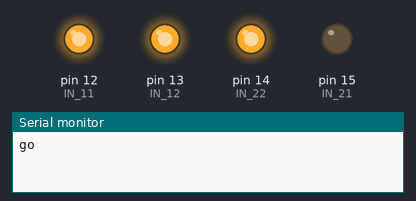
A sketch run on a simulated Arduino Uno, built with avr-gcc and run on an emulated ATmega328P. Shown: output pins drawn as LEDs (lit = HIGH), the last lines printed to the serial monitor.

Above: at 1.0 s.
At 3.0 s:
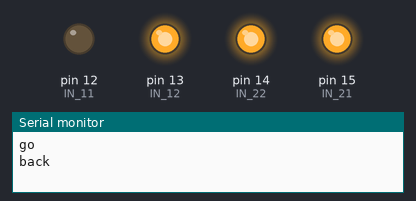
At 5.0 s:
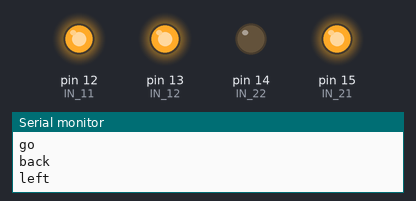
At 7.0 s:
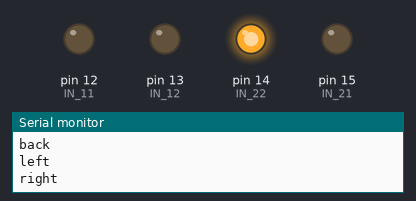
Timing chart, 0 to 10.4 s (numbered marks = the images above):
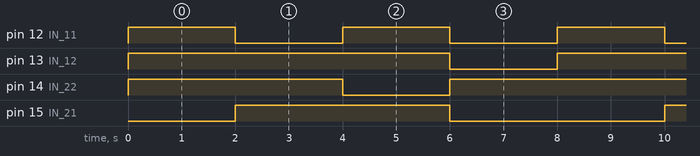

Measured:
- by itself, pin 12 (IN_11): alternates HIGH for 2.0 s and LOW for 2.0 s
- by itself, pin 13 (IN_12): alternates HIGH for 6.0 s and LOW for 2.0 s
- by itself, pin 14 (IN_22): repeats every 8.0 s: LOW 2.0 s, HIGH 6.0 s
- by itself, pin 15 (IN_21): alternates HIGH for 4.0 s and LOW for 4.0 s

The sketch:

3-2.ino
```cpp
#define IN_11 12
#define IN_12 13
#define IN_21 15
#define IN_22 14

void setup() {
  Serial.begin(9600);
  pinMode(IN_11,OUTPUT);
  pinMode(IN_12,OUTPUT);
  pinMode(IN_21,OUTPUT);
  pinMode(IN_22,OUTPUT);
}

void loop() {
  //직진
  Serial.println("go");
  //오른쪽모터
  digitalWrite(IN_11,HIGH);
  analogWrite(IN_12,255);

  //왼쪽모터
  digitalWrite(IN_21,LOW);
  analogWrite(IN_22,255);
  delay(2000);


  //후진
  Serial.println("back");
  //오른쪽모터
  digitalWrite(IN_11,LOW);
  analogWrite(IN_12,255);

  //왼쪽모터
  digitalWrite(IN_21,HIGH);
  analogWrite(IN_22,255);
  delay(2000);


  //왼쪽이동
  Serial.println("left");
  //오른쪽모터
  digitalWrite(IN_11,HIGH);
  analogWrite(IN_12,255);

  //왼쪽모터
  digitalWrite(IN_21,HIGH);
  analogWrite(IN_22,0);
  delay(2000);


  //오른쪽이동
  Serial.println("right");
  //오른쪽모터
  digitalWrite(IN_11,LOW);
  analogWrite(IN_12,0);

  //왼쪽모터
  digitalWrite(IN_21,LOW);
  analogWrite(IN_22,255);
  delay(2000);
}
```
